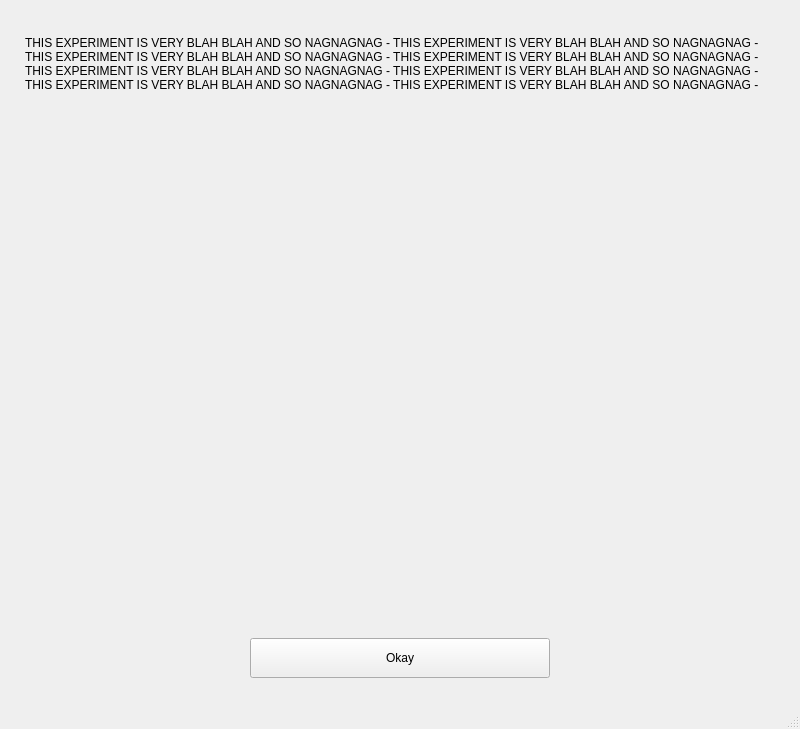
<?xml version="1.0" encoding="UTF-8"?>
<ui version="4.0">
 <class>InfoWindow</class>
 <widget class="QMainWindow" name="InfoWindow">
  <property name="geometry">
   <rect>
    <x>0</x>
    <y>0</y>
    <width>800</width>
    <height>729</height>
   </rect>
  </property>
  <property name="windowTitle">
   <string>Leap Theremin Experiment</string>
  </property>
  <widget class="QWidget" name="centralwidget">
   <layout class="QVBoxLayout" name="verticalLayout_2">
    <item>
     <spacer name="verticalSpacer_2">
      <property name="orientation">
       <enum>Qt::Vertical</enum>
      </property>
      <property name="sizeType">
       <enum>QSizePolicy::MinimumExpanding</enum>
      </property>
      <property name="sizeHint" stdset="0">
       <size>
        <width>20</width>
        <height>20</height>
       </size>
      </property>
     </spacer>
    </item>
    <item>
     <layout class="QVBoxLayout" name="verticalLayout">
      <property name="spacing">
       <number>20</number>
      </property>
      <item>
       <layout class="QHBoxLayout" name="horizontalLayout_2">
        <item>
         <widget class="QLabel" name="lblInfo">
          <property name="maximumSize">
           <size>
            <width>750</width>
            <height>16777215</height>
           </size>
          </property>
          <property name="text">
           <string>THIS EXPERIMENT IS VERY BLAH BLAH AND SO NAGNAGNAG - THIS EXPERIMENT IS VERY BLAH BLAH AND SO NAGNAGNAG - THIS EXPERIMENT IS VERY BLAH BLAH AND SO NAGNAGNAG - THIS EXPERIMENT IS VERY BLAH BLAH AND SO NAGNAGNAG - THIS EXPERIMENT IS VERY BLAH BLAH AND SO NAGNAGNAG - THIS EXPERIMENT IS VERY BLAH BLAH AND SO NAGNAGNAG - THIS EXPERIMENT IS VERY BLAH BLAH AND SO NAGNAGNAG - THIS EXPERIMENT IS VERY BLAH BLAH AND SO NAGNAGNAG - </string>
          </property>
          <property name="wordWrap">
           <bool>true</bool>
          </property>
         </widget>
        </item>
       </layout>
      </item>
      <item>
       <layout class="QHBoxLayout" name="horizontalLayout_4">
        <item>
         <widget class="QLabel" name="lblMeaningSpace">
          <property name="sizePolicy">
           <sizepolicy hsizetype="Fixed" vsizetype="Fixed">
            <horstretch>0</horstretch>
            <verstretch>0</verstretch>
           </sizepolicy>
          </property>
          <property name="minimumSize">
           <size>
            <width>600</width>
            <height>500</height>
           </size>
          </property>
          <property name="maximumSize">
           <size>
            <width>750</width>
            <height>16777215</height>
           </size>
          </property>
          <property name="text">
           <string/>
          </property>
          <property name="scaledContents">
           <bool>false</bool>
          </property>
          <property name="alignment">
           <set>Qt::AlignCenter</set>
          </property>
         </widget>
        </item>
       </layout>
      </item>
      <item>
       <layout class="QHBoxLayout" name="horizontalLayout">
        <item>
         <widget class="QPushButton" name="btnOkay">
          <property name="sizePolicy">
           <sizepolicy hsizetype="Fixed" vsizetype="Fixed">
            <horstretch>0</horstretch>
            <verstretch>0</verstretch>
           </sizepolicy>
          </property>
          <property name="minimumSize">
           <size>
            <width>300</width>
            <height>40</height>
           </size>
          </property>
          <property name="text">
           <string>Okay</string>
          </property>
         </widget>
        </item>
       </layout>
      </item>
     </layout>
    </item>
    <item>
     <spacer name="verticalSpacer">
      <property name="orientation">
       <enum>Qt::Vertical</enum>
      </property>
      <property name="sizeType">
       <enum>QSizePolicy::MinimumExpanding</enum>
      </property>
      <property name="sizeHint" stdset="0">
       <size>
        <width>20</width>
        <height>20</height>
       </size>
      </property>
     </spacer>
    </item>
   </layout>
  </widget>
  <widget class="QMenuBar" name="menubar">
   <property name="geometry">
    <rect>
     <x>0</x>
     <y>0</y>
     <width>800</width>
     <height>22</height>
    </rect>
   </property>
  </widget>
  <widget class="QStatusBar" name="statusbar"/>
 </widget>
 <resources/>
 <connections/>
</ui>
